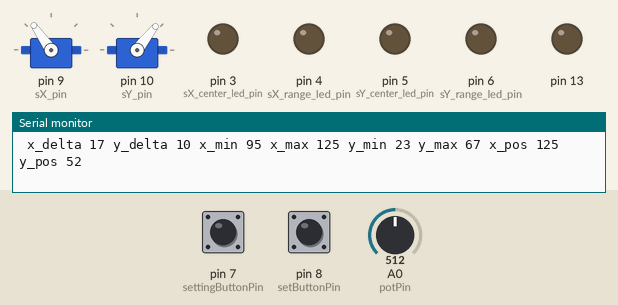
A sketch run on a simulated Arduino Uno, built with avr-gcc and run on an emulated ATmega328P. Shown: 2 × servo, output pins drawn as LEDs (lit = HIGH), the last lines printed to the serial monitor. The test bench sets the inputs (shaded band); at power-on: pin 7 (settingButtonPin) LOW, pin 8 (setButtonPin) LOW, A0 (potPin) = 512. Random numbers use the default seed unless the sketch sets one.

Above: at 1.27 s.
1.3 s: pin 7 (settingButtonPin) pulled HIGH for 0.15 s
At 3.6 s:
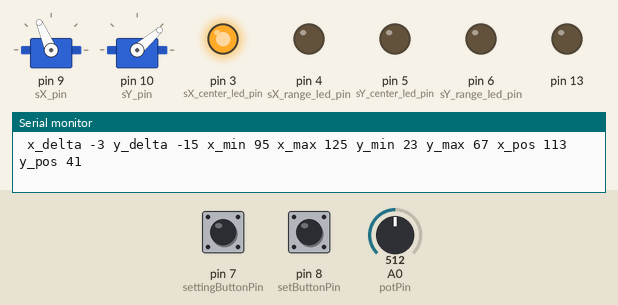
At 4.2 s:
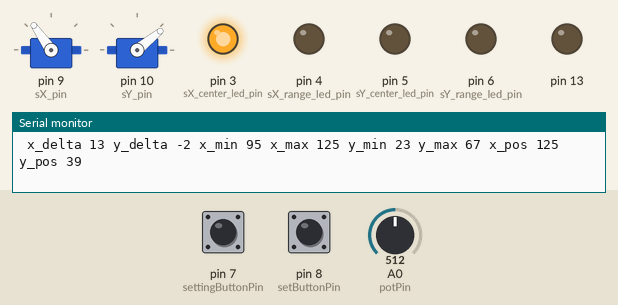
4.3 s: pin 8 (setButtonPin) pulled HIGH for 0.15 s
7.4 s: pin 7 (settingButtonPin) pulled HIGH for 1 s
At 9.6 s:
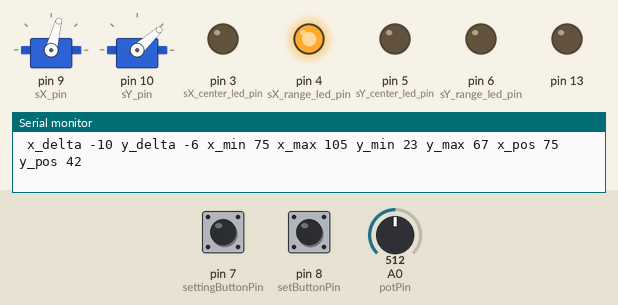
11.4 s: pin 8 (setButtonPin) pulled HIGH for 1 s
15.4 s: pin 7 (settingButtonPin) pulled HIGH for 0.15 s
At 18.3 s:
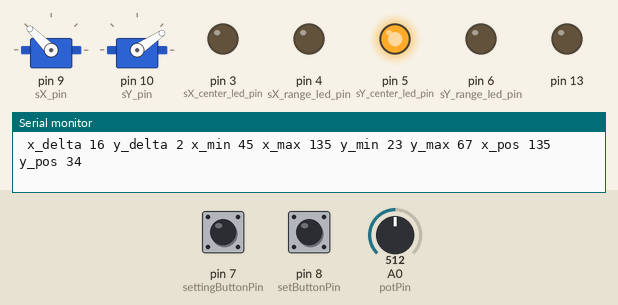
18.4 s: pin 8 (setButtonPin) pulled HIGH for 0.15 s
Timing chart, 0 to 25.3 s (numbered marks = the images above; inputs shaded):
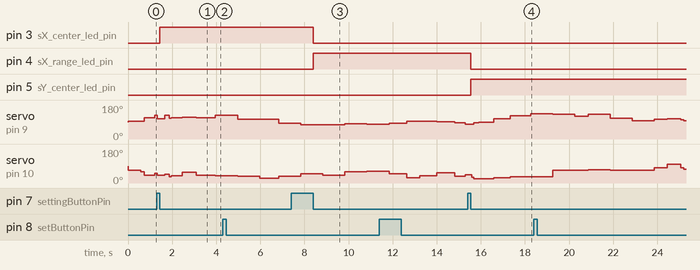

Measured:
- after the input at 1.3 s, pin 3 (sX_center_led_pin): LOW → HIGH after 0.15 s
- after the input at 7.4 s, pin 3 (sX_center_led_pin): HIGH → LOW after 1.0 s; pin 4 (sX_range_led_pin): LOW → HIGH after 1.0 s
- after the input at 15.4 s, pin 4 (sX_range_led_pin): HIGH → LOW after 0.15 s; pin 5 (sY_center_led_pin): LOW → HIGH after 0.15 s

The sketch:

cat_laser_toy.ino
```cpp
/***********************************************************************/
/* Copyright (c) 2012 Jacob Helwig <jacob@technosorcery.net>           */
/*                                                                     */
/* Permission is hereby granted, free of charge, to any person         */
/* obtaining a copy of this software and associated documentation      */
/* files (the "Software"), to deal in the Software without             */
/* restriction, including without limitation the rights to use, copy,  */
/* modify, merge, publish, distribute, sublicense, and/or sell copies  */
/* of the Software, and to permit persons to whom the Software is      */
/* furnished to do so, subject to the following conditions:            */
/*                                                                     */
/* The above copyright notice and this permission notice shall be      */
/* included in all copies or substantial portions of the Software.     */
/*                                                                     */
/* THE SOFTWARE IS PROVIDED "AS IS", WITHOUT WARRANTY OF ANY KIND,     */
/* EXPRESS OR IMPLIED, INCLUDING BUT NOT LIMITED TO THE WARRANTIES OF  */
/* MERCHANTABILITY, FITNESS FOR A PARTICULAR PURPOSE AND               */
/* NONINFRINGEMENT. IN NO EVENT SHALL THE AUTHORS OR COPYRIGHT HOLDERS */
/* BE LIABLE FOR ANY CLAIM, DAMAGES OR OTHER LIABILITY, WHETHER IN AN  */
/* ACTION OF CONTRACT, TORT OR OTHERWISE, ARISING FROM, OUT OF OR IN   */
/* CONNECTION WITH THE SOFTWARE OR THE USE OR OTHER DEALINGS IN THE    */
/* SOFTWARE.                                                           */
/***********************************************************************/

#include <Servo.h>

long now;

Servo sX;
Servo sY;

const int sX_pin = 9;
const int sY_pin = 10;

int x_pos = 90;
int y_pos = 90;

long sleep_time    = 0;
int sleep_amt      = 250;
int min_sleep      = 100;
int max_sleep      = 1000;
int max_sleep_step = 500;
int sleep_step;
int new_sleep;

// Tuning the servo stuff
const int sX_center_led_pin = 3;
const int sX_range_led_pin  = 4;
const int sY_center_led_pin = 5;
const int sY_range_led_pin  = 6;
const int settingButtonPin  = 7;
const int setButtonPin      = 8;
const int potPin            = 0;
// Variables will change:
int settingButtonState;             // the current reading from the input pin
int lastSettingButtonState = LOW;   // the previous reading from the input pin
int setButtonState;             // the current reading from the input pin
int lastSetButtonState = LOW;   // the previous reading from the input pin
int potValue;
// the following variables are long's because the time, measured in miliseconds,
// will quickly become a bigger number than can be stored in an int.
long lastSettingDebounceTime = 0;  // the last time the output pin was toggled
long lastSetDebounceTime = 0;      // the last time the output pin was toggled
long debounceDelay = 50;           // the debounce time; increase if the output flickers
// Track which parameter we're updating
#define UPDATE_NONE      0
#define UPDATE_SX_CENTER 1
#define UPDATE_SX_RANGE  2
#define UPDATE_SY_CENTER 3
#define UPDATE_SY_RANGE  4
int current_setting = UPDATE_NONE;
int sX_center = 110;
int sX_range  = 30;
int sY_center = 45;
int sY_range  = 45;
int max_servo_step = 20;
int min_servo_step = 0;

void setup() {
  Serial.begin(9600);

  sX.attach(sX_pin);
  sY.attach(sY_pin);

  pinMode(sX_center_led_pin, OUTPUT);
  pinMode(sX_range_led_pin,  OUTPUT);
  pinMode(sY_center_led_pin, OUTPUT);
  pinMode(sY_range_led_pin,  OUTPUT);
  pinMode(13, OUTPUT);
}

void update_current_setting() {
  // read the state of the switch into a local variable:
  int reading = digitalRead(settingButtonPin);

  // check to see if you just pressed the button
  // (i.e. the input went from LOW to HIGH),  and you've waited
  // long enough since the last press to ignore any noise:

  // If the switch changed, due to noise or pressing:
  if (reading != lastSettingButtonState) {
    // reset the debouncing timer
    lastSettingDebounceTime = now;
    if (reading == LOW) {
      current_setting++;
      if (current_setting > UPDATE_SY_RANGE)
        current_setting = UPDATE_NONE;
      update_led();
    }
  }

  if ((now - lastSettingDebounceTime) > debounceDelay) {
    // whatever the reading is at, it's been there for longer
    // than the debounce delay, so take it as the actual current state:
    settingButtonState = reading;
  }

  // save the reading.  Next time through the loop,
  // it'll be the lastButtonState:
  lastSettingButtonState = reading;
}

void update_led() {
  digitalWrite(sX_center_led_pin, LOW);
  digitalWrite(sX_range_led_pin,  LOW);
  digitalWrite(sY_center_led_pin, LOW);
  digitalWrite(sY_range_led_pin,  LOW);

  switch (current_setting) {
  case UPDATE_SX_CENTER: digitalWrite(sX_center_led_pin, HIGH); break;
  case UPDATE_SX_RANGE:  digitalWrite(sX_range_led_pin,  HIGH); break;
  case UPDATE_SY_CENTER: digitalWrite(sY_center_led_pin, HIGH); break;
  case UPDATE_SY_RANGE:  digitalWrite(sY_range_led_pin,  HIGH); break;
  }
}

void set_setting(int degrees) {
  if (current_setting == UPDATE_NONE)
    return;

  Serial.print("Set ");
  switch (current_setting) {
  case UPDATE_SX_CENTER:
    sX_center = degrees;
    Serial.print("sX_center to ");
    Serial.print(sX_center);
    break;
  case UPDATE_SX_RANGE:
    sX_range = degrees;
    Serial.print("sX_range to ");
    Serial.print(sX_range);
    break;
  case UPDATE_SY_CENTER:
    sY_center = degrees;
    Serial.print("sY_center to ");
    Serial.print(sY_center);
    break;
  case UPDATE_SY_RANGE:
    sY_range = degrees;
    Serial.print("sY_range to ");
    Serial.print(sY_range);
    break;
  }
  Serial.println(" degrees");
}

void update_setting() {
  int pot_reading = analogRead(potPin);
  // read the state of the switch into a local variable:
  int reading = digitalRead(setButtonPin);

  // check to see if you just pressed the button
  // (i.e. the input went from LOW to HIGH),  and you've waited
  // long enough since the last press to ignore any noise:

  // If the switch changed, due to noise or pressing:
  if (reading != lastSetButtonState) {
    // reset the debouncing timer
    lastSetDebounceTime = now;
    if (reading == LOW) {
      int mapped_reading = constrain(map(pot_reading, 0, 1024, 0, 180), 0, 180);
      set_setting(mapped_reading);
    }
  }

  if ((now - lastSetDebounceTime) > debounceDelay) {
    // whatever the reading is at, it's been there for longer
    // than the debounce delay, so take it as the actual current state:
    setButtonState = reading;
  }

  // save the reading.  Next time through the loop,
  // it'll be the lastButtonState:
  lastSetButtonState = reading;
}

void loop() {
  now = millis();
  if (now > sleep_time) {
    sleep_step = rand() % (max_sleep_step * 2);
    if (sleep_step > max_sleep_step)
      new_sleep = sleep_amt + (sleep_step - max_sleep_step);
    else
      new_sleep = sleep_amt - (max_sleep_step - sleep_step);

    sleep_amt = constrain(new_sleep, min_sleep, max_sleep);
    sleep_time = now + sleep_amt;

    //constrain(rand() % sX_range + (sX_center - sX_range/2), 0, 180);
    //constrain(rand() % sY_range + (sY_center - sY_range/2), 0, 180);
    int x_delta = (rand() % ((max_servo_step + 1 - min_servo_step) * 2) + min_servo_step) - (max_servo_step + 1);
    int y_delta = (rand() % ((max_servo_step + 1 - min_servo_step) * 2) + min_servo_step) - (max_servo_step + 1);

    int x_min = constrain((sX_center - (sX_range/2)), 0, 180);
    int x_max = constrain((sX_center + (sX_range/2)), 0, 180);
    int y_min = constrain((sY_center - (sY_range/2)), 0, 180);
    int y_max = constrain((sY_center + (sY_range/2)), 0, 180);

    x_pos = constrain((x_pos + x_delta), x_min, x_max);
    y_pos = constrain((y_pos + y_delta), y_min, y_max);

    Serial.print(" x_delta ");
    Serial.print(x_delta);
    Serial.print(" y_delta ");
    Serial.print(y_delta);
    Serial.print(" x_min ");
    Serial.print(x_min);
    Serial.print(" x_max ");
    Serial.print(x_max);
    Serial.print(" y_min ");
    Serial.print(y_min);
    Serial.print(" y_max ");
    Serial.print(y_max);

    Serial.print(" x_pos ");
    Serial.print(x_pos);
    Serial.print(" y_pos ");
    Serial.print(y_pos);

    sX.write(x_pos);
    sY.write(y_pos);

    Serial.println();
  }

  update_current_setting();
  update_setting();
}
```
